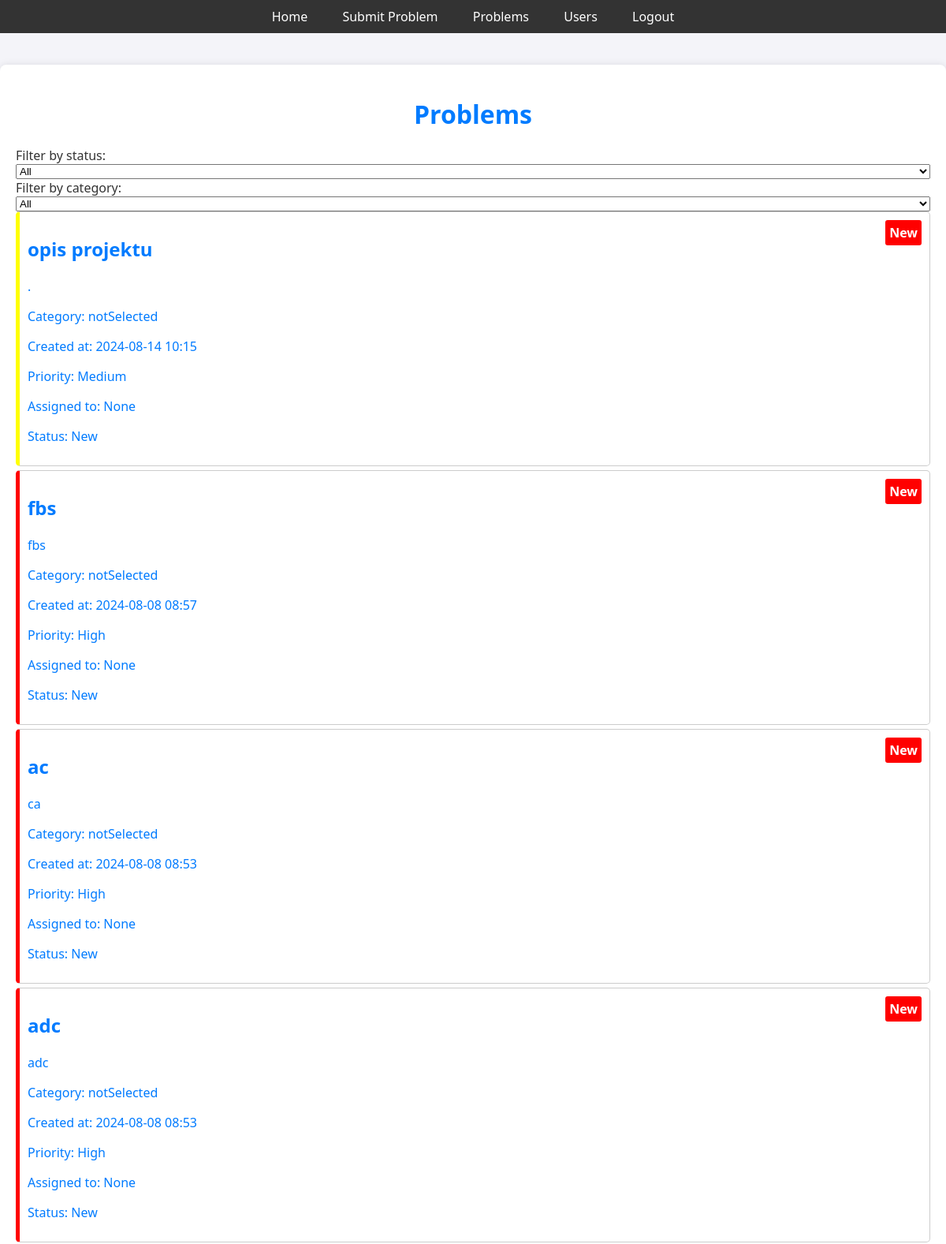
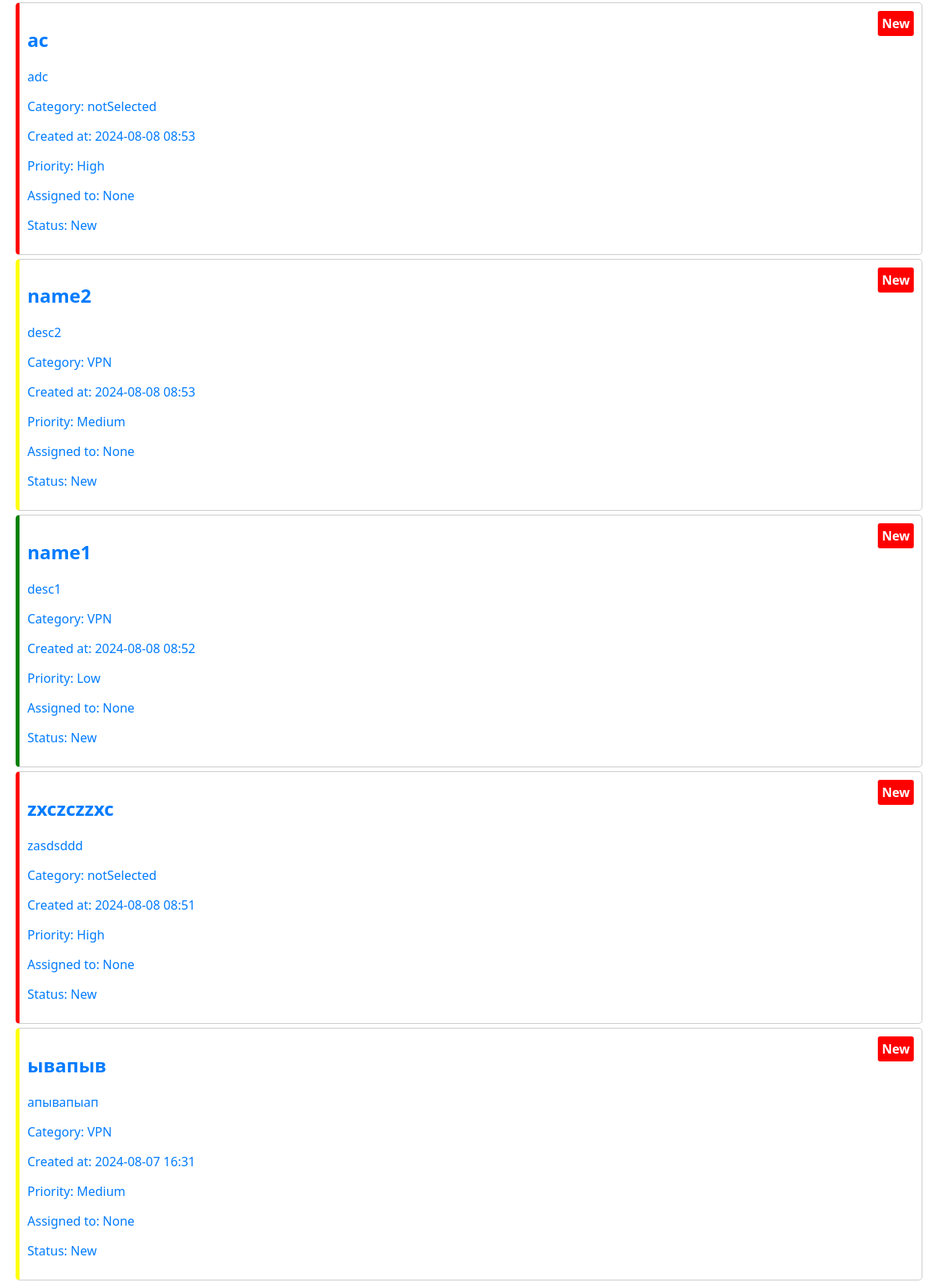
The page /problems (signed in, upper part) on the database its author committed (2 pictures, top to bottom).
### app.py (models this page shows)
class Problem(db.Model):
    id = db.Column(db.Integer, primary_key=True)
    title = db.Column(db.String(200), nullable=False)
    description = db.Column(db.Text, nullable=False)
    status = db.Column(db.String(50), default='New')
    user_id = db.Column(db.Integer, db.ForeignKey('user.id'), nullable=False)
    assigned_to = db.Column(db.Integer, db.ForeignKey('user.id'), nullable=True)
    created_at = db.Column(db.DateTime, default=datetime.utcnow)
    priority = db.Column(db.String(50), default='Medium')
    category = db.Column(db.String(100), nullable=False)
    comments = db.relationship('Comment', back_populates='problem', cascade='all, delete-orphan', lazy=True)
    assigned_user = db.relationship('User', foreign_keys=[assigned_to], backref='assigned_problems_user', lazy='joined', overlaps='assigned_problems')

### app.py (the view)
@app.route('/problems')
@login_required
def problems():
    try:
        page = request.args.get('page', 1, type=int)
        status = request.args.get('status', 'all')
        category = request.args.get('category', 'all')
        query = Problem.query
        if status != 'all':
            query = query.filter_by(status=status)
        if category != 'all':
            query = query.filter_by(category=category)
        if not current_user.is_admin:
            query = query.filter_by(user_id=current_user.id)
        problems = query.order_by(Problem.created_at.desc()).paginate(page=page, per_page=50)
        for problem in problems.items:
            if isinstance(problem.created_at, str):
                problem.created_at = datetime.fromisoformat(problem.created_at)
        return render_template('problems.html', problems=problems, filter_status=status, filter_category=category)
    except Exception as e:
        logger.error(f"Error retrieving problems: {e}")
        return "An error occurred while retrieving problems", 500

### app.py (called while the page is built)
@login_manager.user_loader
def load_user(user_id):
    return User.query.get(int(user_id))

### templates/problems.html (shortened to what this page needs)
<!DOCTYPE html>
<html lang="en">
<head>
    <link rel="stylesheet" href="{{ url_for('static', filename='styles.css') }}">
</head>
<body>
    <div class="navbar">
        <a href="{{ url_for('home') }}">Home</a>
        <a href="{{ url_for('submit_problem') }}">Submit Problem</a>
        <a href="{{ url_for('problems') }}">Problems</a>
        {% if current_user.is_admin %}
            <a href="{{ url_for('admin_users') }}">Users</a>
        {% endif %}
        <a href="{{ url_for('logout') }}">Logout</a>
    </div>
    <div class="container">
        <h1>Problems</h1>
        <form method="GET" action="{{ url_for('problems') }}">
            <label for="status">Filter by status:</label>
            <select name="status" id="status" onchange="this.form.submit()">
                <option value="all" {% if filter_status == 'all' %}selected{% endif %}>All</option>
            </select>
            <label for="category">Filter by category:</label>
            <select name="category" id="category" onchange="this.form.submit()">
                <option value="all" {% if filter_category == 'all' %}selected{% endif %}>All</option>
            </select>
        </form>
        <div class="problem-list">
            {% for problem in problems.items %}
            <div class="problem {% if problem.priority == 'High' %}red{% elif problem.priority == 'Medium' %}yellow{% else %}green{% endif %}">
                <div class="problem-status {% if problem.status == 'New' %}status-new{% else %}status-resolved{% endif %}">
                    {{ problem.status }}
                </div>
                <a href="{{ url_for('problem_details', problem_id=problem.id) }}">
                    <h2>{{ problem.title }}</h2>
                    <p>{{ problem.description }}</p>
                    <p>Category: {{ problem.category }}</p>
                    <p>Created at: {{ problem.created_at.strftime('%Y-%m-%d %H:%M') }}</p>
                    <p>Priority: {{ problem.priority }}</p>
                    <p>Assigned to: {{ problem.assigned_user.username if problem.assigned_user else 'None' }}</p>
                    <p>Status: {{ problem.status }}</p>
                </a>
            </div>
            {% endfor %}
        </div>
    </div>
</body>
</html>

### static/styles.css (style rules this page uses)
body { font-family: 'Segoe UI', Tahoma, Geneva, Verdana, sans-serif; margin: 0; padding: 0; background-color: #f4f4f9; color: #333; }
.navbar { background-color: #333; padding: 10px; text-align: center; }
.navbar a { color: #fff; text-decoration: none; margin: 0 10px; padding: 5px 10px; border-radius: 4px; transition: background-color 0.3s ease; }
.container { max-width: 1200px; margin: 40px auto; padding: 20px; background-color: #fff; box-shadow: 0 0 10px rgba(0, 0, 0, 0.1); border-radius: 8px; }
h1 { color: #007bff; text-align: center; margin-bottom: 20px; }
form { display: flex; flex-direction: column; }
a { color: #007bff; text-decoration: none; transition: color 0.3s ease; }
.problem-list .problem { border: 1px solid #ccc; padding: 10px; margin-bottom: 5px; border-radius: 5px; position: relative; }
.problem.red { border-left: 5px solid red; }
.problem.yellow { border-left: 5px solid yellow; }
.problem.green { border-left: 5px solid green; }
.problem-status { position: absolute; top: 10px; right: 10px; font-weight: bold; color: white; padding: 5px; border-radius: 3px; }
.status-new { background-color: red; }

### templates/problems.html (style rules this page uses)
.problem-list .problem { border: 1px solid #ccc; padding: 10px; margin-bottom: 5px; border-radius: 5px; position: relative; }
.problem.red { border-left: 5px solid red; }
.problem.yellow { border-left: 5px solid yellow; }
.problem.green { border-left: 5px solid green; }
.problem-status { position: absolute; top: 10px; right: 10px; font-weight: bold; color: white; padding: 5px; border-radius: 3px; }
.status-new { background-color: red; }

### rows shown on the page
Problem: status "New", title "opis projektu", description ".", category "notSelected", created_at "2024-08-14 10:15", priority "Medium", assigned_user "None"
Problem: status "New", title "fbs", description "fbs", category "notSelected", created_at "2024-08-08 08:57", priority "High", assigned_user "None"
Problem: status "New", title "ac", description "ca", category "notSelected", created_at "2024-08-08 08:53", priority "High", assigned_user "None"
Problem: status "New", title "adc", description "adc", category "notSelected", created_at "2024-08-08 08:53", priority "High", assigned_user "None"
Problem: status "New", title "ac", description "adc", category "notSelected", created_at "2024-08-08 08:53", priority "High", assigned_user "None"
Problem: status "New", title "name2", description "desc2", category "VPN", created_at "2024-08-08 08:53", priority "Medium", assigned_user "None"
Problem: status "New", title "name1", description "desc1", category "VPN", created_at "2024-08-08 08:52", priority "Low", assigned_user "None"
Problem: status "New", title "zxczczzxc", description "zasdsddd", category "notSelected", created_at "2024-08-08 08:51", priority "High", assigned_user "None"
Problem: status "New", title "ывапыв", description "апывапыап", category "VPN", created_at "2024-08-07 16:31", priority "Medium", assigned_user "None"
